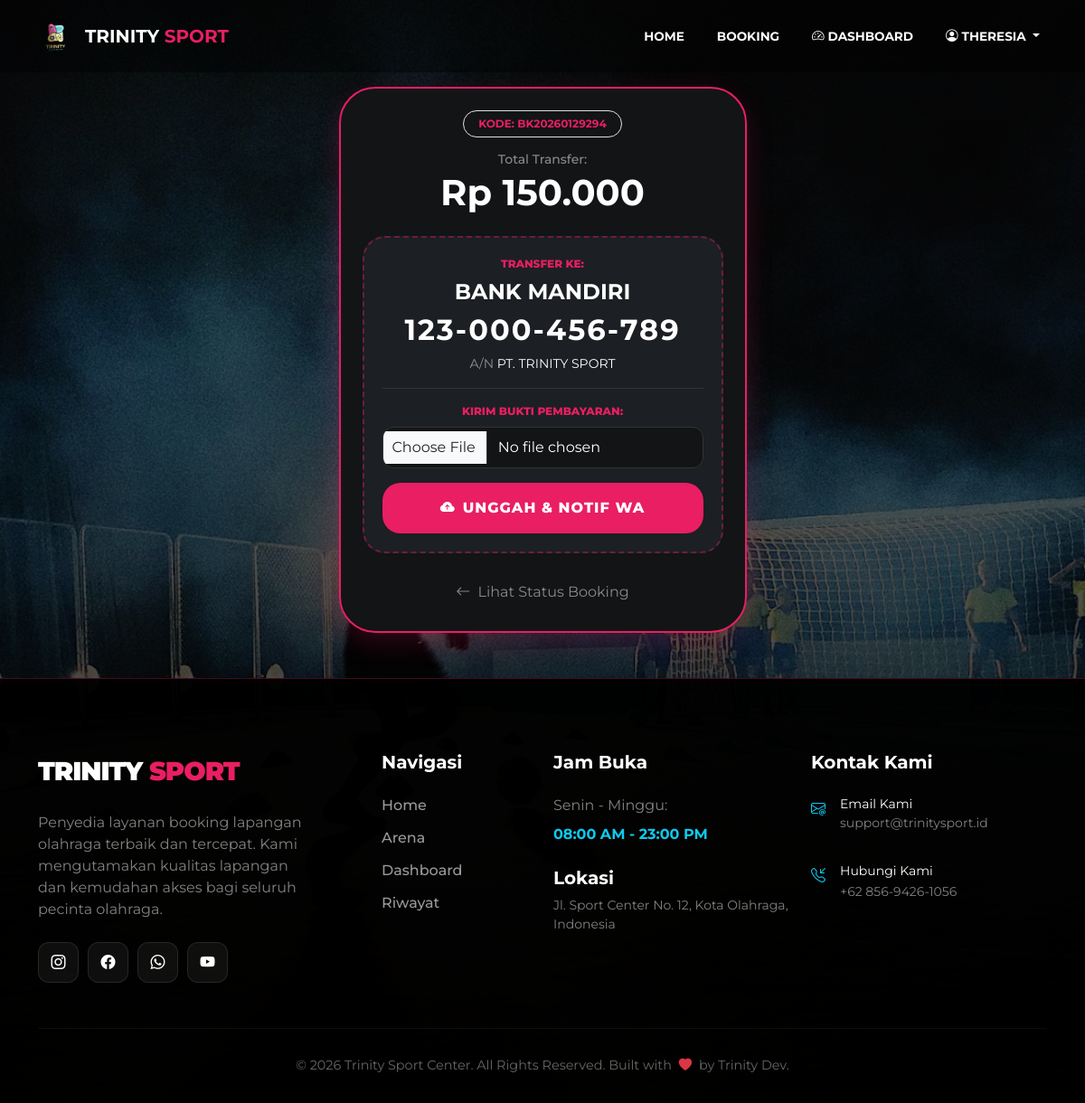
/user/bayar.php?id=1 (signed in), run on an earlier commit of the app's database.
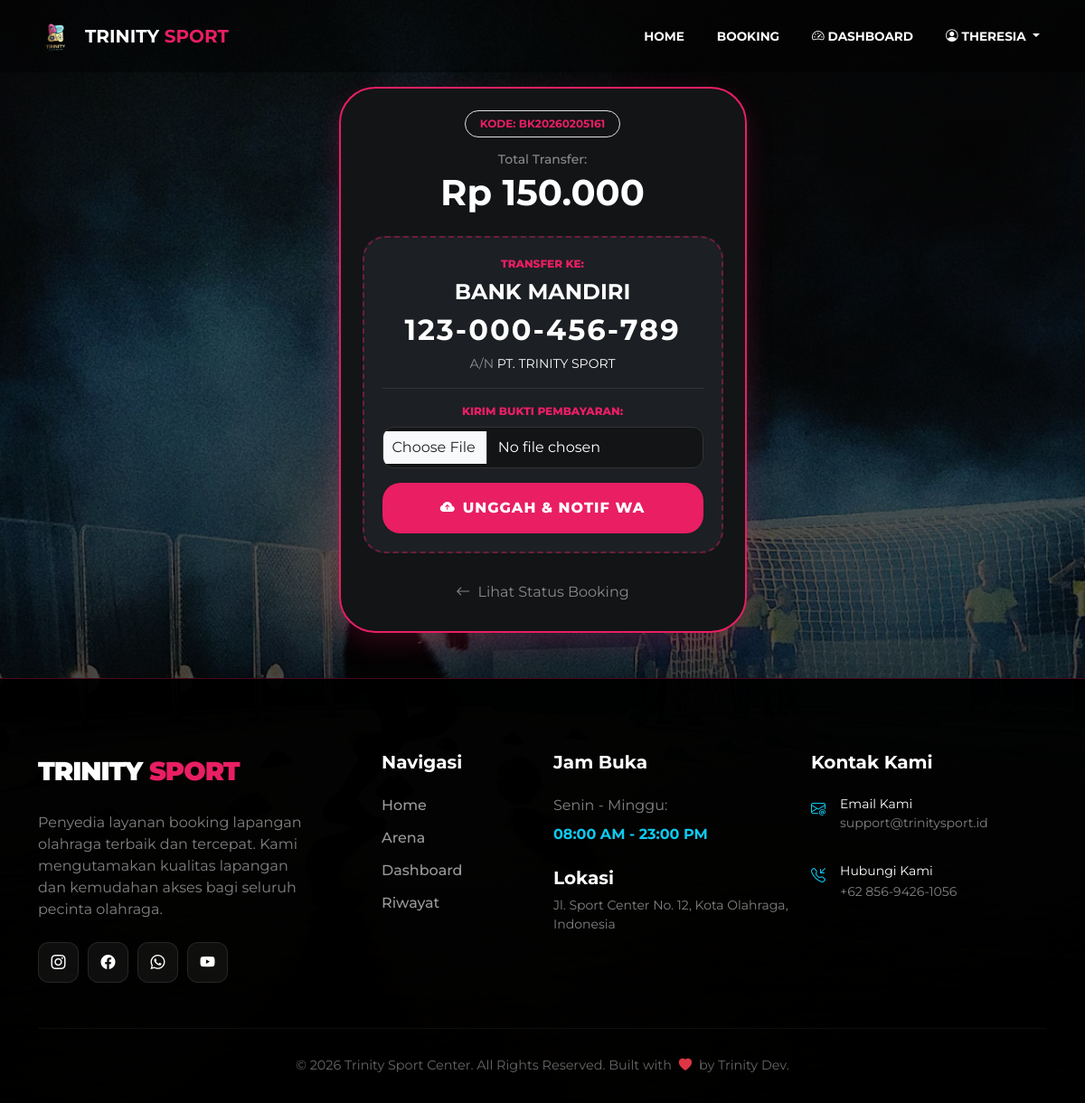
And on a later commit of the database.
### tables this page shows
CREATE TABLE `booking` (
  `id_booking` int(11) NOT NULL,
  `kode_booking` varchar(15) NOT NULL,
  `id_user` int(11) NOT NULL,
  `id_lapangan` int(11) NOT NULL,
  `tanggal` date NOT NULL,
  `jam_mulai` time NOT NULL,
  `jam_selesai` time NOT NULL,
  `total_harga` int(11) NOT NULL,
  `bukti_transfer` varchar(255) DEFAULT NULL,
  `catatan` text DEFAULT NULL,
  `status` varchar(20) NOT NULL DEFAULT 'menunggu',
  `bukti_bayar` varchar(255) DEFAULT NULL,
  `tgl_input` timestamp NOT NULL DEFAULT current_timestamp()
);

### user/bayar.php (the view, shortened to what this page needs)
<?php
require '../config/database.php';
$id_user = $_SESSION['id_user'];
$id_booking = mysqli_real_escape_string($conn, $_GET['id']);
$query = mysqli_query($conn, "SELECT b.*, l.nama_lapangan
                              FROM booking b
                              JOIN lapangan l ON b.id_lapangan = l.id_lapangan
                              WHERE b.id_booking = '$id_booking' AND b.id_user = '$id_user'");
$data = mysqli_fetch_assoc($query);
include '../includes/header.php';
?>
<div class="container mt-5 pt-5 mb-5">
    <div class="row justify-content-center">
        <div class="col-md-5">
            <div class="card-bayar p-4">
                <div class="text-center mb-4">
                    <span class="badge border border-pink text-pink p-2 px-3 rounded-pill" style="color: #e91e63;">
                        KODE: <?= $data['kode_booking']; ?>
                    </span>
                    <h5 class="text-white-50 mt-3 mb-1 small">Total Transfer:</h5>
                    <h1 class="text-white fw-bolder">Rp <?= number_format($data['total_harga'], 0, ',', '.'); ?></h1>
                </div>
                <div class="rekening-box text-center mb-4">
                    <p class="label-pink mb-2">TRANSFER KE:</p>
                    <h4 class="text-white fw-bold mb-0">BANK MANDIRI</h4>
                    <h2 class="text-white fw-bolder my-2" style="letter-spacing: 2px;">123-000-456-789</h2>
                    <p class="text-white-50 small">A/N <span class="text-white">PT. TRINITY SPORT</span></p>
                    <hr class="border-secondary opacity-25 my-3">
                    <p class="label-pink mb-2">KIRIM BUKTI PEMBAYARAN:</p>
                    <form action="proses_bukti.php" method="POST" enctype="multipart/form-data">
                        <div class="mb-3">
                            <input type="file" name="bukti_transfer" class="form-control form-control-dark" required accept="image/*">
                        </div>
                        <button type="submit" name="submit_bukti" class="btn-upload-notif">
                            <i class="bi bi-cloud-arrow-up-fill me-2"></i>UNGGAH & NOTIF WA
                        </button>
                    </form>
                </div>
                <div class="text-center mt-2">
                    <a href="riwayat.php" class="btn btn-link text-white-50 text-decoration-none small">
                        <i class="bi bi-arrow-left me-1"></i> Lihat Status Booking
                    </a>
                </div>
            </div>
        </div>
    </div>
</div>
<?php include '../includes/footer.php'; ?>

What changed in the data, as far as the page shows it:
changed booking: kode_booking "BK20260129294" → "BK20260205161"
